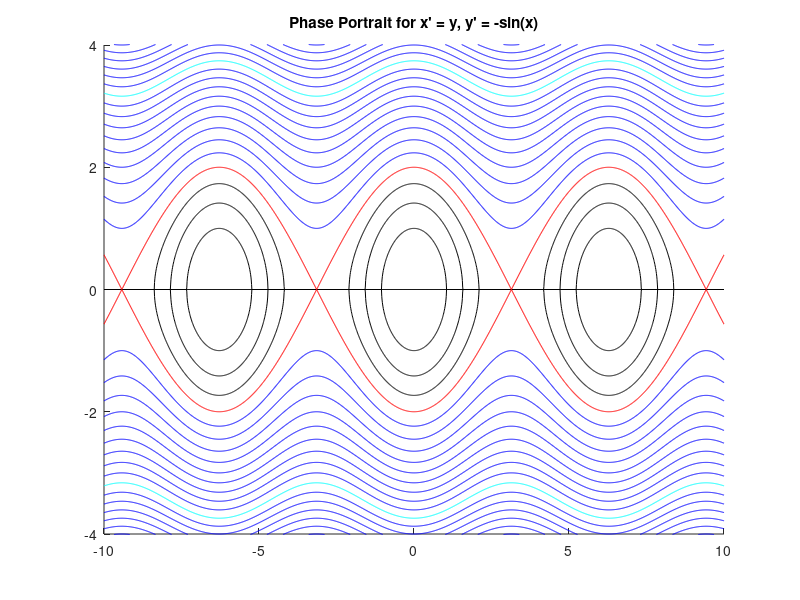

This figure's MATLAB source:
%(* ::Package:: *)

% Function phase
%
% Creates phase portrait for x' = y, y' = -sin(x)
% The solutions to the differential equation are given by
%     1/2*y^2 - cos(x) = c,
% so we need to solve these for y first to get the upper
% and lower halves of each curve (for each c).  Solutions 
% are y = +/- sqrt(2*c+2*cos(x)).  Notice that c > -1 for 
% solutions to be real.
%-------------------------------------------------

figure; hold on;
title('Phase Portrait for x'' = y, y'' = -sin(x)');

%-------------------------------------------------
% Define c-values between -1 and 10 at increments of 0.5.
% Define x-values between -10 and 10 at increments of 0.01.
%-------------------------------------------------

c =[-1:.5:10]
xpts=[-10:0.01:10];

%-------------------------------------------------
% Plot solutions for each value of c
%-------------------------------------------------

for i = 1:size(c,2)
    %-------------------------------------------------
    % Here, we set the color of the curve based on
    % the type of solution, determined by the value of c
    %-------------------------------------------------
    if (c(i) < 1)
        color = 'k';
    elseif (c(i) == 1)
        color = 'r';
    elseif (c(i) == 6)
        color = 'c';
    else
        color = 'b';
    end
    %-------------------------------------------------
    % Plot both halves of solution (+ & -)
    %-------------------------------------------------
    
    ypts=sqrt(2*c(i) + 2*cos(xpts));
    plot(xpts,ypts,color);
    plot(xpts,-ypts,color);
end

%-------------------------------------------------
% Rescale window
%-------------------------------------------------
axis([-10 10 -4 4]);



